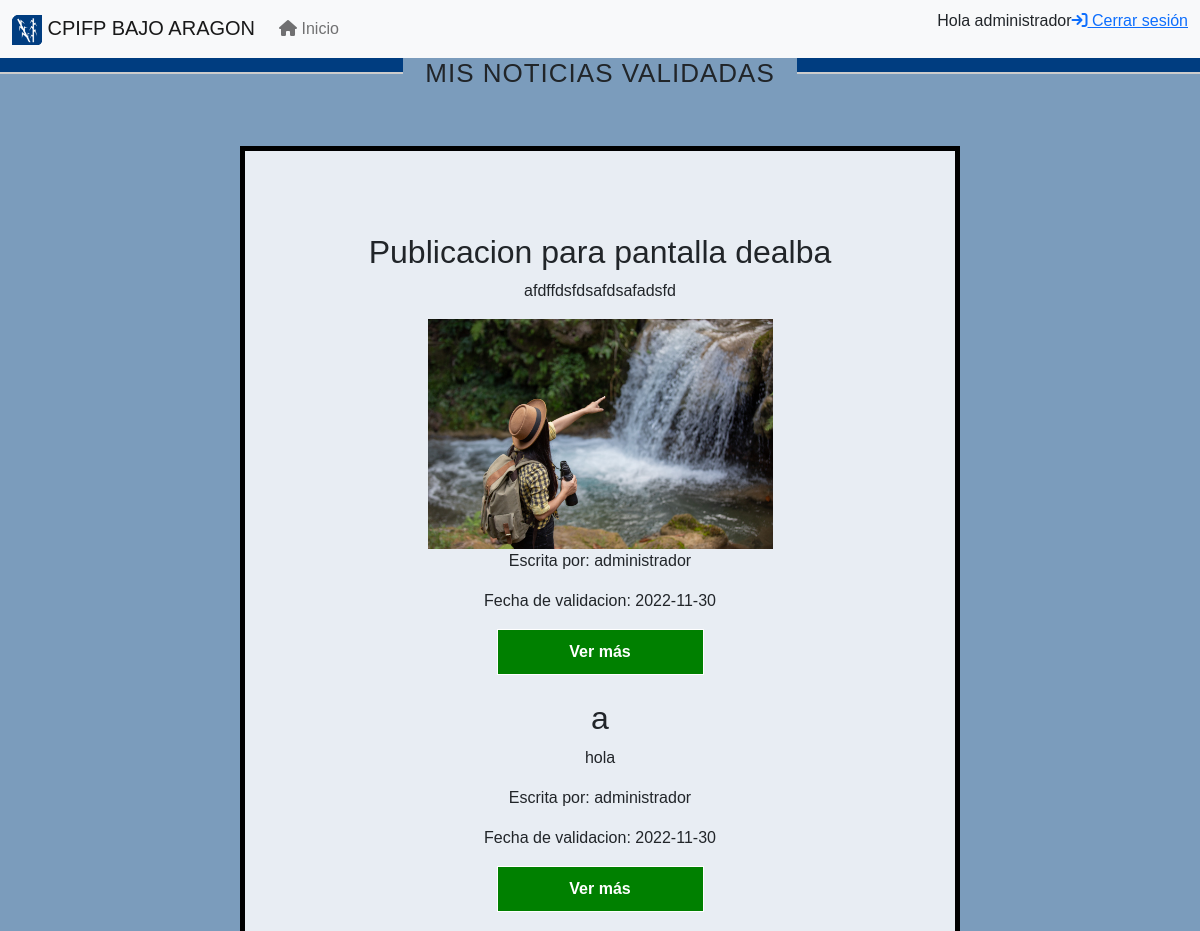
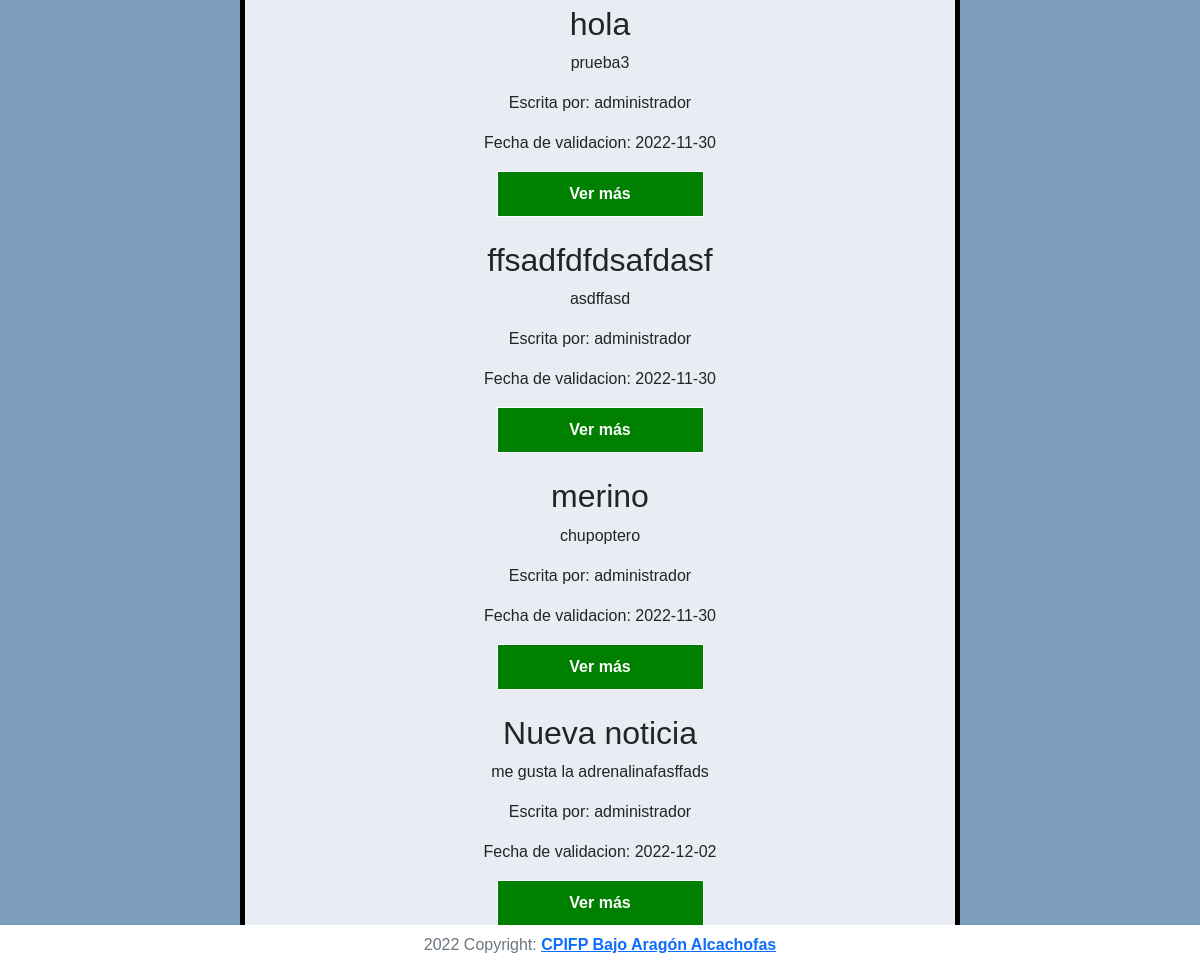
Screenshot of /misnoticias.php (signed in) with the database file from the repository (2 pictures, top to bottom).
### tables this page shows
CREATE TABLE `PUBLICACION` (
  `idPublic` int(11) NOT NULL,
  `tituloPublic` varchar(100) NOT NULL,
  `mensajePublic` varchar(255) NOT NULL,
  `archivo` varchar(255) DEFAULT NULL,
  `fechaInicio` date NOT NULL DEFAULT '2020-12-03',
  `fechaLimite` date NOT NULL,
  `idUser` int(11) NOT NULL,
  `fechaAutorizacion` date DEFAULT NULL,
  `validada` tinyint(1) DEFAULT '0',
  `motivoDenegacion` varchar(255) DEFAULT NULL
);

CREATE TABLE `USUARIO` (
  `idUser` int(11) NOT NULL,
  `nombreUser` varchar(255) NOT NULL,
  `claveUser` varchar(255) NOT NULL,
  `idDpto` int(11) NOT NULL,
  `email` varchar(100) DEFAULT NULL,
  `rol` int(11) NOT NULL
);

### misnoticias.php (the view, shortened to what this page needs)
<?php
    $nombre=$_SESSION['nombre'];
?>
<!DOCTYPE html>
<html lang="en">
<head>
    <link href="https://cdn.jsdelivr.net/npm/bootstrap@5.0.2/dist/css/bootstrap.min.css" rel="stylesheet">
    <link rel="stylesheet" href="https://cdnjs.cloudflare.com/ajax/libs/font-awesome/6.2.0/css/all.min.css">
    <link rel="stylesheet" href="styles/validar.css">
</head>
<body>
    <header>
        <nav class="navbar navbar-expand-lg navbar-light bg-light">
            <div class="container-fluid">
                <a class="navbar-brand" href="https://cpifpbajoaragon.com/"><img style="width:30px;"src="img/logo1.png"> CPIFP BAJO ARAGON</a>
                <div class="collapse navbar-collapse" id="navbarNav">
                    <ul class="navbar-nav">
                        <li class="nav-item">
                            <a class="nav-link" aria-current="page" href="menu" data-bs-toggle="modal" data-open='modal1'>
                                <i class="fa fa-home">
                                </i>
                                Inicio
                            </a>
                        </li>
                    </ul>
                </div>
                <p><?php echo "Hola ".$nombre?> </p>
                <p><a href='logout.php'><i class="fa fa-sign-in"></i> Cerrar sesión</a></p>
            </div>
        </nav>
    </header>
    <main>
        <div class="titulo">
            <h1>MIS NOTICIAS VALIDADAS</h1>
        </div>
        <div id="containerValidar">
            <br>
            <br>
            <br>
            <?php
                require_once 'Base.php';
                $query="SELECT tituloPublic, mensajePublic,fechaLimite,nombreUser,archivo, fechaAutorizacion from PUBLICACION P, USUARIO U where U.idUser=P.idUser and validada='1' and nombreUser='$nombre'";
                $resultado=$connection->query($query);
                $num = $resultado->num_rows;
                if ($num>0) {
                    while ($row = $resultado->fetch_assoc()) {
                        $field2name = $row["tituloPublic"];
                        $field3name = $row["mensajePublic"];
                        $field6name = $row['nombreUser'];
                        $field7name = $row['fechaAutorizacion'];
                        $field8name = $row['archivo'];
                        echo "<div id='noticia'>";
                        echo '<h2 id="titulo2">'.$field2name.'</h2>';
                        echo "<p>".$field3name."</p>";
                        if($field8name!=""){
                            echo "<img id='foto' src='imagenesNoticias/$field8name'>";
                        }
                        echo "<p>Escrita por: ".$field6name."</p>";
                        echo "<p>Fecha de validacion: ".$field7name."</p>";
                        echo "<form action='verMas' method='post'><select id='invisible'name='select' value='seleccione noticia' required></option>
                        <option name='opcion' selected>$field2name</option><input id='VALIDAR' type='submit' name='MAS' value='Ver más'></form>
                        <br>";
                        echo "</div>";
                    }
                }else{
                    echo 'No tienes noticias validadas';
                }
            ?>
        </div>
    </main>
    <footer class="text-center text-lg-start bg-dark text-muted fixed-bottom">
        <div class="text-center p-2" style="background-color:  white;">
            2022 Copyright:
            <a class="text-reser fw-bold" target="_blank" href="https://cpifpbajoaragon.com">
                CPIFP Bajo Aragón
            </a>
            <a class="text-reser fw-bold danger" target="_blank" href="https://alcachofa.com">
                Alcachofas
            </a>
        </div>
    </footer>
</body>
</html>

### styles/validar.css (style rules this page uses)
* { margin: 0px; padding: 0px; font-family: Arial, Helvetica, sans-serif; }
body { background-color: rgb(123,156,188); }
#containerValidar { width: 60%; margin: auto; background: white; padding: 10px; min-height: 50vh; border: 5px solid rgb(0, 0, 0); display: flex; flex-direction: column; align-items: left; position: sticky; justify-content: center; text-align: center; margin-top: 50px; height: max-content; background: rgba(255, 255, 255, 0.822); }
#invisible { visibility: hidden; position: fixed; }
#VALIDAR { background-color: green; padding: 10px; color: white; width: 30%; font-weight: bold; border: white 1px solid; }
#foto { width: 50%; max-height: 300px; }
.titulo h1 { text-transform:uppercase; font-size:26px; letter-spacing:1px; display: grid; grid-template-columns: 1fr auto 1fr; grid-template-rows: 16px 0; grid-gap: 22px; }
.titulo h1:after,.titulo h1:before { content: " "; display: block; border-bottom: 2px solid #ccc; background-color:rgba(0,61,128,255); }

### rows the page displays
publicacion: tituloPublic "Publicacion para pantalla dealba", mensajePublic "afdffdsfdsafdsafadsfd", archivo (picture), idUser.nombreUser "administrador", fechaAutorizacion "2022-11-30"
publicacion: tituloPublic "a", mensajePublic "hola", idUser.nombreUser "administrador", fechaAutorizacion "2022-11-30"
publicacion: tituloPublic "hola", mensajePublic "prueba3", idUser.nombreUser "administrador", fechaAutorizacion "2022-11-30"
publicacion: tituloPublic "ffsadfdfdsafdasf", mensajePublic "asdffasd", idUser.nombreUser "administrador", fechaAutorizacion "2022-11-30"
publicacion: tituloPublic "merino", mensajePublic "chupoptero", idUser.nombreUser "administrador", fechaAutorizacion "2022-11-30"
publicacion: tituloPublic "Nueva noticia", mensajePublic "me gusta la adrenalinafasffads", idUser.nombreUser "administrador", fechaAutorizacion "2022-12-02"

### other values shown
$nombre "administrador"
